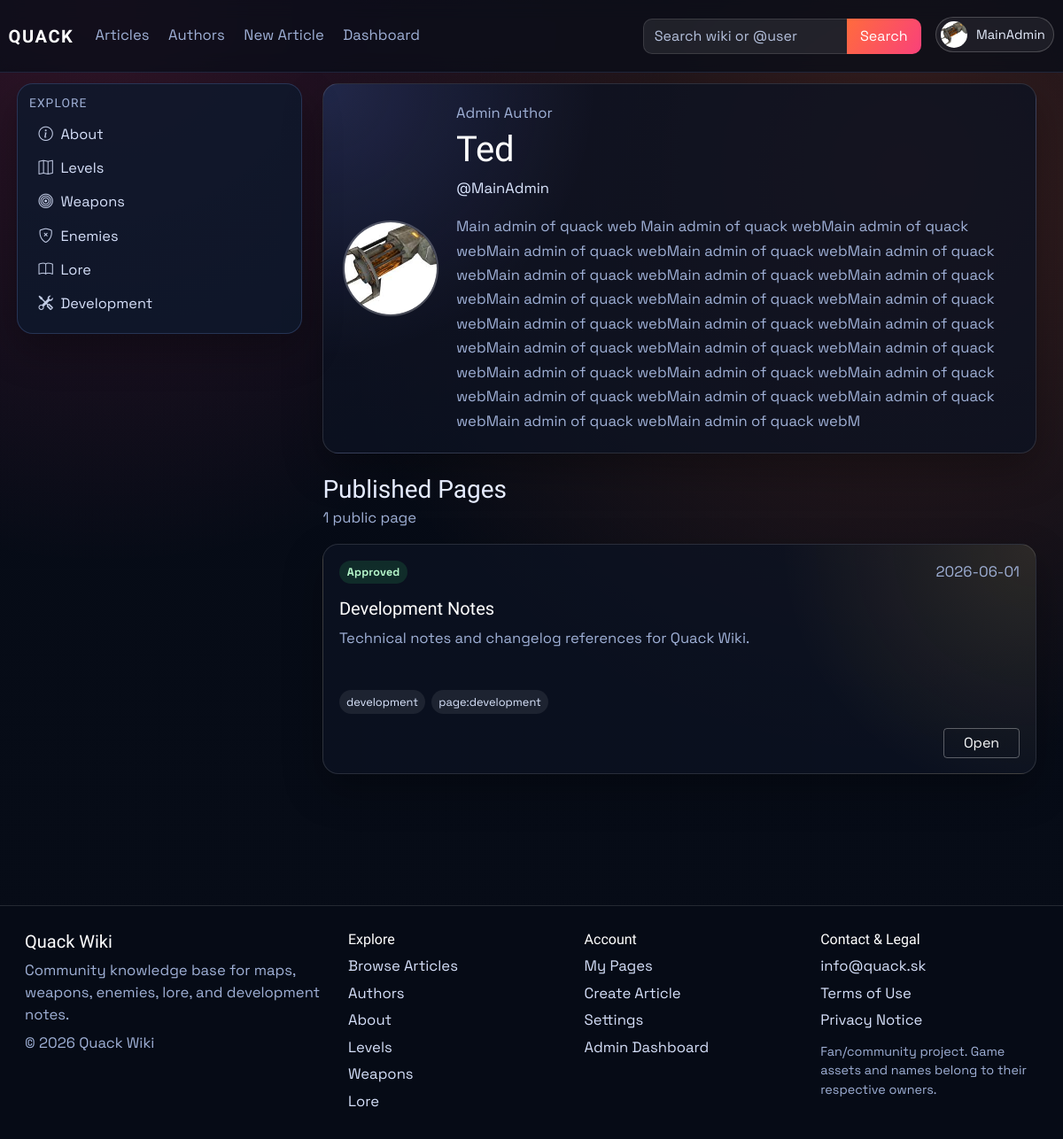
Page /authors/MainAdmin (signed in) on the earlier database version.
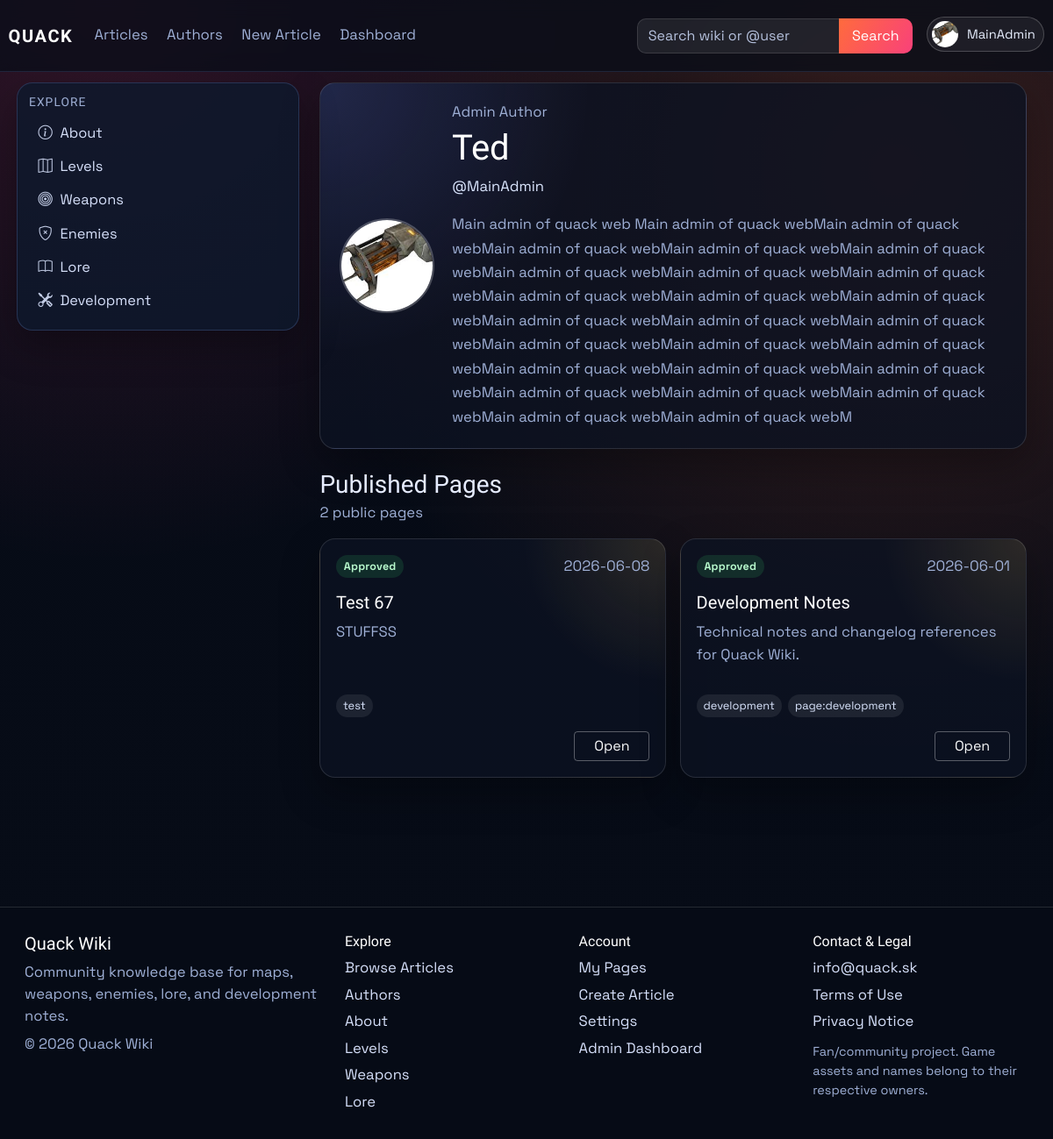
Same page on the later database version.
### models.py (models this page shows)
class Article(db.Model):
    id = db.Column(db.Integer, primary_key=True)
    title = db.Column(db.String(120), unique=True, nullable=False)
    author = db.Column(db.String(120), nullable=False)
    created_at = db.Column(db.DateTime, default=datetime.utcnow)
    image_url = db.Column(db.String(120), default='default.png')
    summary = db.Column(db.Text)
    content = db.Column(db.Text, nullable=False)
    infobox_data = db.Column(db.Text, nullable=True)
    tags = db.Column(db.JSON, default=list)
    status = db.Column(db.String(20), default='pending', nullable=False)
    approved_by = db.Column(db.String(120), nullable=True)
    approved_at = db.Column(db.DateTime, nullable=True)
    is_archived = db.Column(db.Boolean, default=False, nullable=False)
    archived_at = db.Column(db.DateTime, nullable=True)

### main.py (the view)
@app.route('/authors/<username>')
def public_profile(username):
    user = User.query.filter_by(username=username).first_or_404()
    if user.is_archived:
        abort(404)
    articles = public_articles_for_user(user)
    article_links = {article_obj.id: article_public_url(article_obj) for article_obj in articles}
    return render_template(
        'public_profile.html',
        profile_user=user,
        articles=articles,
        article_links=article_links,
    )

### main.py (called while the page is built)
def get_site_settings():
    settings = SiteSettings.query.get(1)
    if not settings:
        settings = SiteSettings(id=1)
        db.session.add(settings)
        db.session.commit()
    return settings

@app.context_processor
def inject_site_settings():
    return {'site_settings': get_site_settings()}

@login_manager.user_loader
def load_user(user_id):
    user = User.query.get(int(user_id))
    if user and user.is_archived:
        return None
    return user

def article_public_url(article_obj: Article) -> str:
    if article_has_tag(article_obj, static_page_tag('about-us')):
        return url_for('about')
    return url_for('article', article_title=article_obj.title)

def normalize_identity(value: str) -> str:
    ascii_value = unicodedata.normalize('NFKD', value or '').encode('ascii', 'ignore').decode('ascii')
    return re.sub(r'[^a-z0-9]+', '', ascii_value.lower())

def static_page_tag(page_key: str) -> str:
    return f"page:{page_key.strip().lower()}"

def article_has_tag(article_obj: Article, tag_name: str) -> bool:
    wanted = tag_name.strip().lower()
    return any(str(tag).strip().lower() == wanted for tag in (article_obj.tags or []))

### templates/public_profile.html (shortened to what this page needs)
{% extends "_base.html" %}
{% block content %}
<div class="container-fluid px-0">
    <section class="author-hero mb-4">
        {% if profile_user.profile_image_url %}
        <img class="author-avatar" src="{{ url_for('static', filename='img/' ~ profile_user.profile_image_url) }}" alt="{{ profile_user.username }} profile picture">
        {% else %}
        <div class="author-avatar author-avatar-fallback">{{ profile_user.username[0]|upper }}</div>
        {% endif %}
        <div>
            <p class="article-meta mb-1">
                {{ profile_user.role|capitalize }} Author
            </p>
            <h1 class="article-title mb-2">{{ profile_user.public_display_name or profile_user.username }}</h1>
            <p class="author-username mb-3">@{{ profile_user.username }}</p>
            <p class="author-bio mb-0">{{ profile_user.public_bio or "This author has not added a public bio yet." }}</p>
        </div>
    </section>
    <section class="d-flex justify-content-between align-items-center mb-3">
        <div>
            <h3 class="mb-1">Published Pages</h3>
            <p class="article-meta mb-0">{{ articles|length }} public {{ 'page' if articles|length == 1 else 'pages' }}</p>
        </div>
    </section>
    <section class="my-pages-grid">
        {% for article in articles %}
        <article class="my-page-card">
            <div class="my-page-card-top">
                <span class="my-page-status my-page-status-approved">Approved</span>
                <span class="article-meta">{{ article.created_at.strftime('%Y-%m-%d') if article.created_at else 'Unknown date' }}</span>
            </div>
            <h3 class="my-page-title">{{ article.title }}</h3>
            <p class="my-page-summary">{{ article.summary or "No summary available yet." }}</p>
            {% if article.tags %}
            <div class="my-page-tags">
                {% for tag in article.tags[:5] %}
                <span>{{ tag }}</span>
                {% endfor %}
            </div>
            {% endif %}
            <div class="my-page-actions">
                <a class="btn btn-outline-light btn-sm" href="{{ article_links[article.id] }}">Open</a>
            </div>
        </article>
        {% else %}
        <div class="card p-4 my-pages-empty">
            <p class="text-muted mb-0">No published pages yet.</p>
        </div>
        {% endfor %}
    </section>
</div>
{% endblock %}

Differences in the rows shown:
added Article: created_at "2026-06-08", title "Test 67", summary "STUFFSS", 5 "test"
Other differences:
{{ articles|length }}: "1" → "2"
{{ 'page' if articles|length == 1 else 'pages' }}: "page" → "pages"
